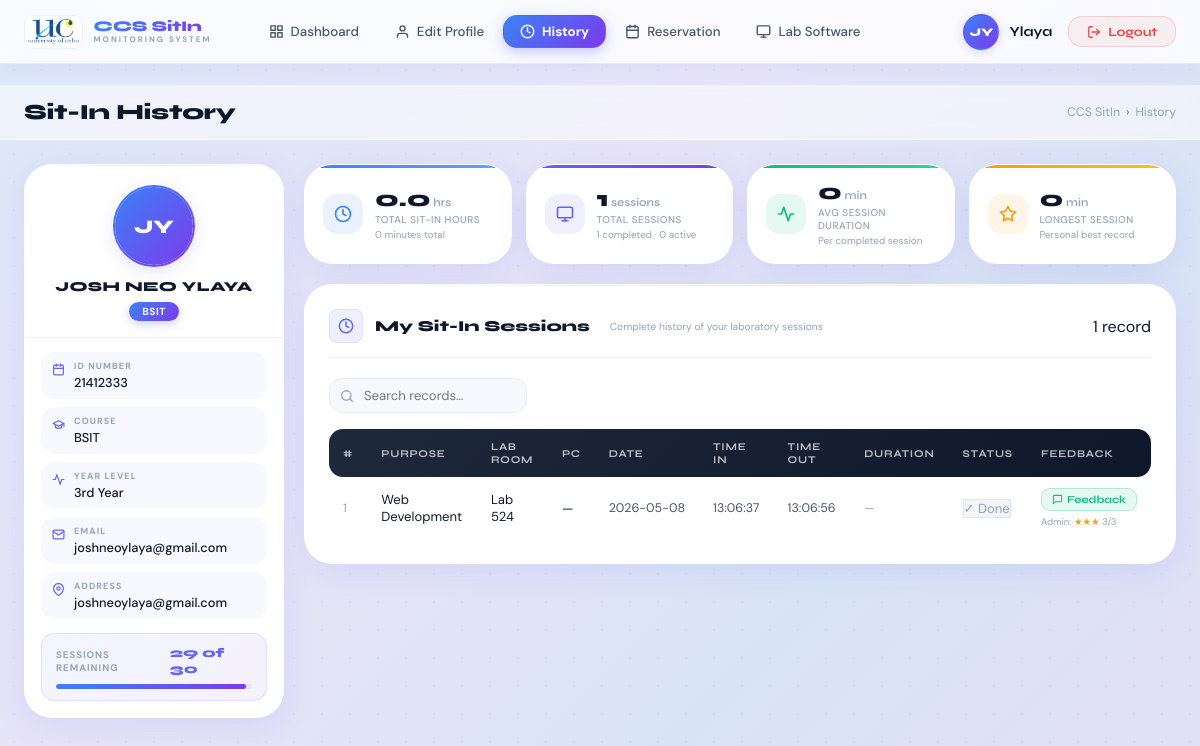
/history (signed in), run on an earlier commit of the app's database.
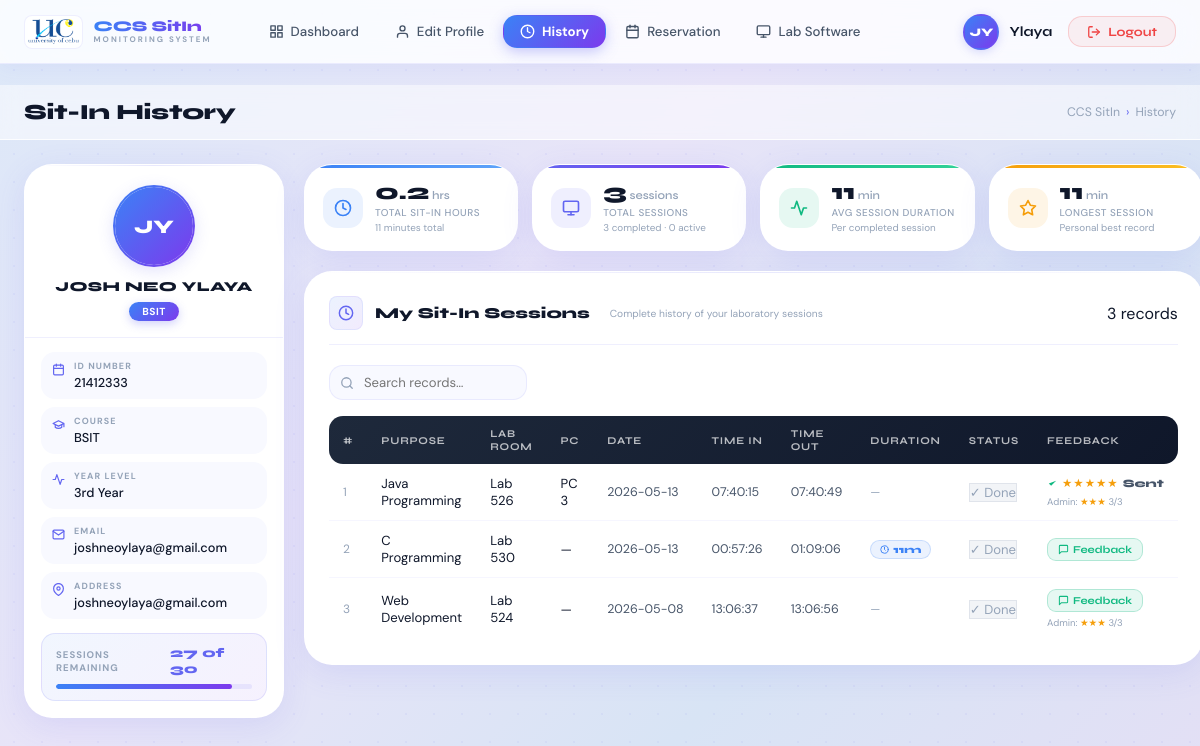
And on a later commit of the database.
### tables this page shows
CREATE TABLE sitin_sessions (
            id         INTEGER PRIMARY KEY AUTOINCREMENT,
            student_id TEXT NOT NULL,
            purpose    TEXT NOT NULL,
            lab_room   TEXT NOT NULL,
            time_in    TEXT NOT NULL,
            time_out   TEXT,
            status     TEXT NOT NULL DEFAULT 'active'
        , pc_number TEXT);

CREATE TABLE feedback (
            id         INTEGER PRIMARY KEY AUTOINCREMENT,
            student_id TEXT NOT NULL,
            lab_room   TEXT NOT NULL,
            message    TEXT NOT NULL,
            created_at TEXT NOT NULL
        , rating INTEGER NOT NULL DEFAULT 0, session_id_ref INTEGER);

### app.py (the view)
@app.route("/history")
def history():
    if "student_id" not in session:
        return redirect(url_for("login"))
    sid  = session["student_id"]
    conn = get_db()
    records = conn.execute(
        "SELECT * FROM sitin_sessions WHERE student_id=? ORDER BY id DESC",
        (sid,)
    ).fetchall()
    student_db    = conn.execute("SELECT sessions_left FROM students WHERE student_id=?", (sid,)).fetchone()
    sessions_left = student_db["sessions_left"] if student_db else 0
    fmt          = "%Y-%m-%d %H:%M:%S"
    durations    = {}
    total_mins   = 0
    longest      = 0
    dur_list     = []
    for r in records:
        if r["time_in"] and r["time_out"] and r["status"] == "done":
            try:
                diff = int((datetime.strptime(r["time_out"], fmt) -
                            datetime.strptime(r["time_in"],  fmt)).total_seconds() / 60)
                if 0 < diff < 600:
                    durations[r["id"]] = diff
                    total_mins += diff
                    dur_list.append(diff)
                    if diff > longest:
                        longest = diff
            except:
                pass
    total_hours  = round(total_mins / 60, 1)
    avg_duration = round(sum(dur_list) / len(dur_list)) if dur_list else 0
    completed    = sum(1 for r in records if r["status"] == "done")
    active       = sum(1 for r in records if r["status"] == "active")
    ratings = {}
    for row in conn.execute(
        "SELECT session_id, raw_score FROM student_ratings WHERE student_id=?", (sid,)
    ).fetchall():
        ratings[row["session_id"]] = row["raw_score"]
    feedback_map = {}
    for row in conn.execute(
        "SELECT session_id_ref, rating FROM feedback WHERE student_id=? AND session_id_ref IS NOT NULL",
        (sid,)
    ).fetchall():
        feedback_map[row["session_id_ref"]] = row
    conn.close()
    stats = {
        "sessions_left" : sessions_left,
        "total_hours"   : total_hours,
        "total_minutes" : total_mins,
        "total_sessions": len(records),
        "completed"     : completed,
        "active"        : active,
        "avg_duration"  : avg_duration,
        "longest"       : longest,
    }
    return render_template("StudentPage/history.html",
                           student=session,
                           records=records,
                           stats=stats,
                           durations=durations,
                           ratings=ratings,
                           feedback_map=feedback_map)

### app.py (called while the page is built)
def get_db():
    conn = sqlite3.connect(DB_PATH)
    conn.row_factory = sqlite3.Row
    return conn

### templates/StudentPage/history.html (shortened to what the changed rows need)
﻿<!DOCTYPE html>
<html>
<head>
  <link rel="stylesheet" href="{{ url_for('static', filename='dashboard.css') }}">
</head>
<body>
  <div class="page-wrapper">
    <div class="section-content">
      <div class="history-layout">
        <div class="panel student-sidebar" style="padding:0;">
          <div class="sessions-remaining-bar">
            <div class="srb-top">
              <span class="srb-label">Sessions Remaining</span>
              <span class="srb-val">{{ stats.sessions_left }} of 30</span>
            </div>
            <div class="srb-track">
              <div class="srb-fill" style="width:{{ [stats.sessions_left / 30 * 100, 100]|min|round }}%;"></div>
            </div>
          </div>
        </div>
        <div>
          <div class="summary-grid">
            <div class="summary-card s-blue">
              <div>
                <div class="sc-val">{{ stats.total_hours }}<span class="sc-unit"> hrs</span></div>
                <div class="sc-lbl">Total Sit-In Hours</div>
                <div class="sc-sub">{{ stats.total_minutes }} minutes total</div>
              </div>
            </div>
            <div class="summary-card s-violet">
              <div>
                <div class="sc-val">{{ stats.total_sessions }}<span class="sc-unit"> sessions</span></div>
                <div class="sc-lbl">Total Sessions</div>
                <div class="sc-sub">{{ stats.completed }} completed · {{ stats.active }} active</div>
              </div>
            </div>
            <div class="summary-card s-green">
              <div>
                <div class="sc-val">{{ stats.avg_duration }}<span class="sc-unit"> min</span></div>
                <div class="sc-lbl">Avg Session Duration</div>
                <div class="sc-sub">Per completed session</div>
              </div>
            </div>
            <div class="summary-card s-gold">
              <div>
                <div class="sc-val">{{ stats.longest }}<span class="sc-unit"> min</span></div>
                <div class="sc-lbl">Longest Session</div>
                <div class="sc-sub">Personal best record</div>
              </div>
            </div>
          </div>
          <div class="panel">
            <div class="panel-header">
              <div class="panel-icon">
                <svg width="16" height="16" viewBox="0 0 24 24" fill="none" stroke="currentColor" stroke-width="2.2" stroke-linecap="round" stroke-linejoin="round"><circle cx="12" cy="12" r="10"/><polyline points="12 6 12 12 16 14"/></svg>
              </div>
              <h3>My Sit-In Sessions</h3>
              <span style="font-size:0.64rem;color:var(--text-3);margin-left:8px;">Complete history of your laboratory sessions</span>
              {% if records %}
              <span class="badge badge-violet" style="margin-left:auto;">{{ records|length }} record{{ 's' if records|length != 1 else '' }}</span>
              {% endif %}
            </div>
            {% if records %}
            <div style="overflow-x:auto;">
              <table class="history-table" id="histTable">
                <thead>
                  <tr>
                    <th>#</th>
                    <th>Purpose</th>
                    <th>Lab Room</th>
                    <th>PC</th>
                    <th>Date</th>
                    <th>Time In</th>
                    <th>Time Out</th>
                    <th>Duration</th>
                    <th>Status</th>
                    <th>Feedback</th>
                  </tr>
                </thead>
                <tbody>
                  {% for r in records %}
                  {% set date_val     = r.time_in.split(' ')[0] if r.time_in and ' ' in r.time_in else (r.time_in or '—') %}
                  {% set time_in_val  = r.time_in.split(' ')[1] if r.time_in and ' ' in r.time_in else '—' %}
                  {% set time_out_val = r.time_out.split(' ')[1] if r.time_out and ' ' in r.time_out else '—' %}
                  {% set dur = durations.get(r.id, 0) %}
                  <tr>
                    <td style="color:var(--text-3);font-size:0.75rem;">{{ loop.index }}</td>
                    <td><span class="badge badge-violet">{{ r.purpose }}</span></td>
                    <td><span class="badge badge-gold">{{ r.lab_room }}</span></td>
                    <td><span class="badge badge-blue">{{ r.pc_number or '—' }}</span></td>
                    <td style="color:var(--text-2);font-size:0.78rem;white-space:nowrap;">{{ date_val }}</td>
                    <td style="color:var(--text-2);font-size:0.78rem;white-space:nowrap;">{{ time_in_val }}</td>
                    <td style="color:var(--text-2);font-size:0.78rem;white-space:nowrap;">{{ time_out_val }}</td>
                    <td>
                      {% if dur > 0 %}
                        <span class="dur-pill">
                          <svg width="9" height="9" viewBox="0 0 24 24" fill="none" stroke="currentColor" stroke-width="2.5" stroke-linecap="round" stroke-linejoin="round"><circle cx="12" cy="12" r="10"/><polyline points="12 6 12 12 14 14"/></svg>
                          {% if dur >= 60 %}{{ dur // 60 }}h {{ dur % 60 }}m{% else %}{{ dur }}m{% endif %}
                        </span>
                      {% else %}
                        <span style="color:var(--text-3);font-size:0.72rem;">—</span>
                      {% endif %}
                    </td>
                    <td>
                      {% if r.status == 'active' %}
                        <span class="badge badge-green">● Active</span>
                      {% else %}
                        <span class="badge badge-gray">✓ Done</span>
                      {% endif %}
                    </td>
                    <td>
                      {% if r.status == 'done' %}
                        {% set fb = feedback_map.get(r.id) %}
                        {% if fb %}
                          <div class="admin-rating">
                            <svg width="11" height="11" viewBox="0 0 24 24" fill="var(--success)" stroke="none"><polyline points="20 6 9 17 4 12"/></svg>
                            <span class="rating-stars">
                              {% for i in range(1, 6) %}{{ '★' if i <= fb.rating else '☆' }}{% endfor %}
                            </span>
                            <span class="rating-pts">Sent</span>
                          </div>
                        {% else %}
                          <button class="btn-fb"
                            onclick="openFeedback('{{ r.id }}', '{{ r.lab_room }}', '{{ r.purpose }}', '{{ date_val }}')">
                            <svg width="11" height="11" viewBox="0 0 24 24" fill="none" stroke="currentColor" stroke-width="2.2" stroke-linecap="round" stroke-linejoin="round"><path d="M21 15a2 2 0 0 1-2 2H7l-4 4V5a2 2 0 0 1 2-2h14a2 2 0 0 1 2 2z"/></svg>
                            Feedback
                          </button>
                        {% endif %}
                        {% set admin_score = ratings.get(r.id, 0) %}
                        {% if admin_score > 0 %}
                        <div style="margin-top:4px; font-size:0.6rem; color:var(--text-3);">
                          Admin: <span style="color:var(--gold);">{{ '★' * admin_score }}{{ '☆' * (3 - admin_score) }}</span> {{ admin_score }}/3
                        </div>
                        {% endif %}
                      {% else %}
                        <span style="font-size:0.7rem;color:var(--text-3);">—</span>
                      {% endif %}
                    </td>
                  </tr>
                  {% endfor %}
                </tbody>
              </table>
            </div>
            {% endif %}
          </div>
        </div>
      </div>
    </div>
  </div>
</body>
</html>

What changed in the data, as far as the page shows it:
added sitin_sessions: purpose "Java Programming", lab_room "Lab 526", pc_number "PC 3", date_val "2026-05-13", time_in_val "07:40:15", time_out_val "07:40:49", status "✓ Done", value "★★★", id "3"
added feedback: rating "★" "★" "★" "★" "★"
added sitin_sessions: purpose "C Programming", lab_room "Lab 530", pc_number "—", date_val "2026-05-13", time_in_val "00:57:26", time_out_val "01:09:06", dur "11", status "✓ Done"
Also different on the page:
{{ stats.sessions_left }}: "29" → "27"
{{ [stats.sessions_left / 30 * 100, 100]|min|round }}: 97.0 → 90.0 (drawn)
{{ stats.total_hours }}: "0.0" → "0.2"
{{ stats.total_minutes }}: "0" → "11"
{{ stats.total_sessions }}: "1" → "3"
{{ stats.completed }}: "1" → "3"
{{ stats.avg_duration }}: "0" → "11"
{{ stats.longest }}: "0" → "11"
{{ records|length }}: "1" → "3"
{{ 's' if records|length != 1 else '' }}: (not shown) → "s"
